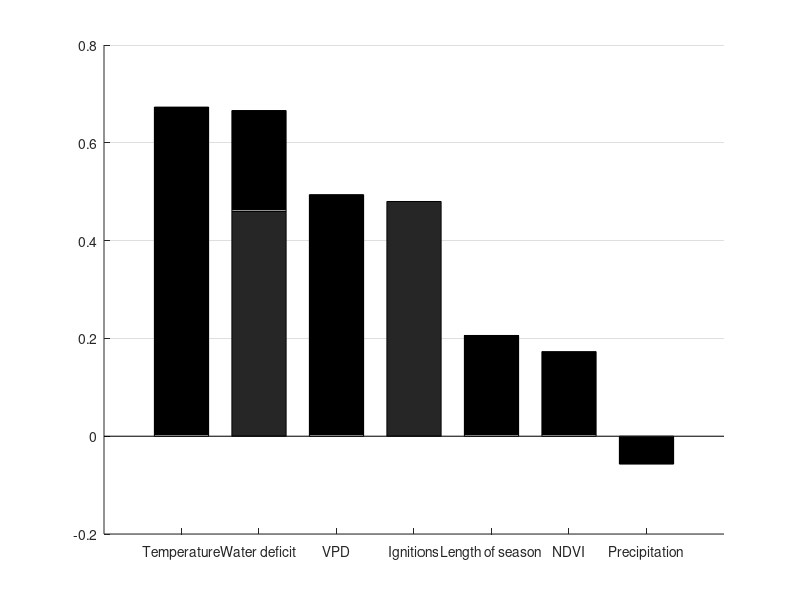

Write MATLAB code to recreate this figure. (Note: this script raises an error after producing the figure.)
% Generate figure of direct and indirect effects of fire-related factors 
% on burned area (Fig. S8)

clear all; close all

vars = {'Temperature','Precipitation','VPD','Length of season','NDVI','Water deficit','Ignitions'};
E = [0 0.673; 0 -0.057; 0 0.494; 0 0.206; 0 0.173; 0.46 0.206; 0.48 0]; % Obtained from 'u01_SEM.R'

[bla indSort] = sort(sum(E,2),'descend');

vars = {vars{indSort}}
E = E(indSort,:);

figure('units','normalized','outerposition',[0.3 0.3 0.2 0.5]), hold on
ba = bar(E,'stacked','BarWidth', 0.7, 'FaceColor','flat')
set(gca,'XTick',1:length(vars))
set(gca,'XTickLabel',vars)
set(gca,'XTickLabelRotation',45)
set(gca, 'YGrid', 'on', 'XGrid', 'off')
ba(1).CData = [1 1 1]*0.2;
ba(2).CData = [1 1 1]*0.7;
ylim([-0.15 0.75])
box on

% set font type when exporting to svg
set(gca,'FontName','Arial','FontSize',13);


%% SAVE IMAGE as it appear on screen
% set(gcf, 'PaperPositionMode', 'auto')
% saveas(gcf,['./figures/SEM_direct_indirect_effects.svg'])


